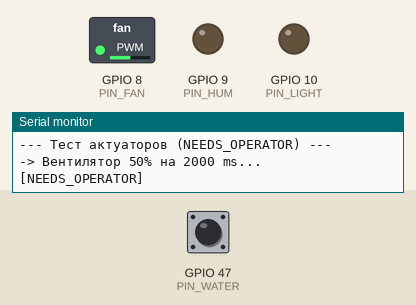
This sketch was run on a simulated ESP32-S3. Parts: switched loads named in the sketch (green lamp = pin HIGH), output pins drawn as LEDs (lit = HIGH), the last lines printed to the serial monitor. Inputs (shaded band) come from the test bench; at power-on: GPIO 47 (PIN_WATER) HIGH.

Above: at 1.6 s.
At 3.6 s:
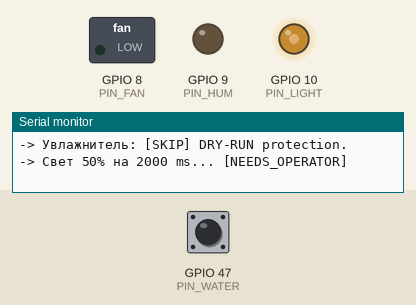
At 5.6 s:
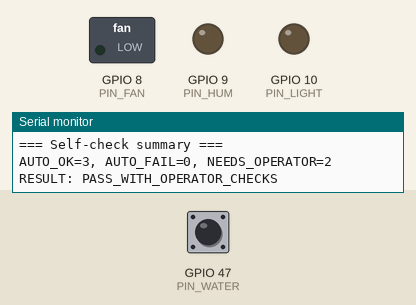
Timing chart, 0 to 7.1 s (numbered marks = the images above):
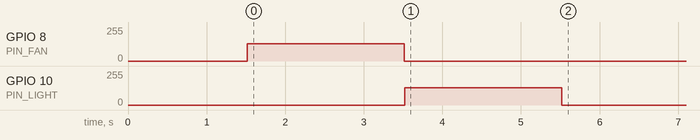

The sketch:

selfcheck_boot.ino
```cpp
#include <Arduino.h>
#include <Wire.h>
#include <SensirionI2CScd4x.h>
#include <Adafruit_MLX90614.h>

// Pin map (ESP32-S3 DevKitC).
static constexpr uint8_t PIN_I2C_SDA = 1;
static constexpr uint8_t PIN_I2C_SCL = 2;
static constexpr uint8_t PIN_WATER   = 47;
static constexpr uint8_t PIN_FAN     = 8;
static constexpr uint8_t PIN_HUM     = 9;
static constexpr uint8_t PIN_LIGHT   = 10;

// PWM settings.
static constexpr uint32_t PWM_FREQ_HZ = 25000;
static constexpr uint8_t PWM_RES_BITS = 10;
static constexpr uint32_t PWM_MAX_DUTY = (1u << PWM_RES_BITS) - 1u;

// Self-check profile (S2.5): brief and safe.
static constexpr float ACT_TEST_PERCENT = 50.0f;
static constexpr uint32_t ACT_TEST_MS = 2000;

SensirionI2CScd4x scd4x;
Adafruit_MLX90614 mlx;

static uint32_t percent_to_duty(float percent) {
    if (percent <= 0.0f) return 0;
    if (percent >= 100.0f) return PWM_MAX_DUTY;
    return (uint32_t)((percent / 100.0f) * (float)PWM_MAX_DUTY + 0.5f);
}

static void set_pwm(uint8_t pin, float percent) {
    ledcWrite(pin, percent_to_duty(percent));
}

static void test_actuator(uint8_t pin, const char* name) {
    Serial.printf("-> %s %.0f%% на %lu ms... [NEEDS_OPERATOR]\n",
                  name, ACT_TEST_PERCENT, (unsigned long)ACT_TEST_MS);
    set_pwm(pin, ACT_TEST_PERCENT);
    delay(ACT_TEST_MS);
    set_pwm(pin, 0.0f);
}

void setup() {
    Serial.begin(115200);
    delay(1500);
    Serial.println("\n=== MushFarm: Auto Self-Check (S2.5) ===");

    uint8_t auto_ok = 0;
    uint8_t auto_fail = 0;
    uint8_t needs_operator = 0;

    // 1) I2C init.
    Wire.begin(PIN_I2C_SDA, PIN_I2C_SCL);

    // 2) SCD41 probe.
    scd4x.begin(Wire);
    uint16_t err = 0;
    char err_msg[256];

    err = scd4x.wakeUp();
    if (err) {
        errorToString(err, err_msg, sizeof(err_msg));
        Serial.printf("[WARN] SCD41 wakeUp: %s\n", err_msg);
    }

    err = scd4x.stopPeriodicMeasurement();
    if (err) {
        errorToString(err, err_msg, sizeof(err_msg));
        Serial.printf("[WARN] SCD41 stopPeriodicMeasurement: %s\n", err_msg);
    }

    err = scd4x.reinit();
    if (err) {
        errorToString(err, err_msg, sizeof(err_msg));
        Serial.printf("[WARN] SCD41 reinit: %s\n", err_msg);
    }

    uint16_t sn0 = 0, sn1 = 0, sn2 = 0;
    err = scd4x.getSerialNumber(sn0, sn1, sn2);
    if (err) {
        errorToString(err, err_msg, sizeof(err_msg));
        Serial.printf("[FAIL][AUTO] SCD41 не найден: %s\n", err_msg);
        auto_fail++;
    } else {
        Serial.printf("[ OK ][AUTO] SCD41 S/N: 0x%04x%04x%04x\n", sn0, sn1, sn2);
        auto_ok++;
    }

    // 3) MLX90614 probe.
    if (!mlx.begin()) {
        Serial.println("[FAIL][AUTO] MLX90614 не найден (проверьте SDA/SCL).");
        auto_fail++;
    } else {
        Serial.println("[ OK ][AUTO] MLX90614 найден.");
        auto_ok++;
    }

    // 4) Water sensor (digital level only; no pass/fail here).
    pinMode(PIN_WATER, INPUT_PULLUP);
    bool water_present = (digitalRead(PIN_WATER) == LOW);
    Serial.printf("[INFO][AUTO] Water level: %s\n", water_present ? "WET (LOW)" : "DRY (HIGH)");
    auto_ok++;

    // 5) PWM init safe-off.
    ledcAttach(PIN_FAN, PWM_FREQ_HZ, PWM_RES_BITS);
    ledcAttach(PIN_HUM, PWM_FREQ_HZ, PWM_RES_BITS);
    ledcAttach(PIN_LIGHT, PWM_FREQ_HZ, PWM_RES_BITS);
    set_pwm(PIN_FAN, 0.0f);
    set_pwm(PIN_HUM, 0.0f);
    set_pwm(PIN_LIGHT, 0.0f);

    // 6) Actuator checks are operator-confirmed.
    Serial.println("\n--- Тест актуаторов (NEEDS_OPERATOR) ---");
    test_actuator(PIN_FAN, "Вентилятор");
    needs_operator++;

    if (!water_present) {
        Serial.println("-> Увлажнитель: [SKIP] DRY-RUN protection.");
    } else {
        test_actuator(PIN_HUM, "Увлажнитель");
        needs_operator++;
    }

    test_actuator(PIN_LIGHT, "Свет");
    needs_operator++;

    Serial.println("\n=== Self-check summary ===");
    Serial.printf("AUTO_OK=%u, AUTO_FAIL=%u, NEEDS_OPERATOR=%u\n",
                  auto_ok, auto_fail, needs_operator);
    Serial.println(auto_fail == 0 ? "RESULT: PASS_WITH_OPERATOR_CHECKS"
                                  : "RESULT: FAIL");
}

void loop() {
    // One-shot boot self-check: nothing in loop.
}
```
